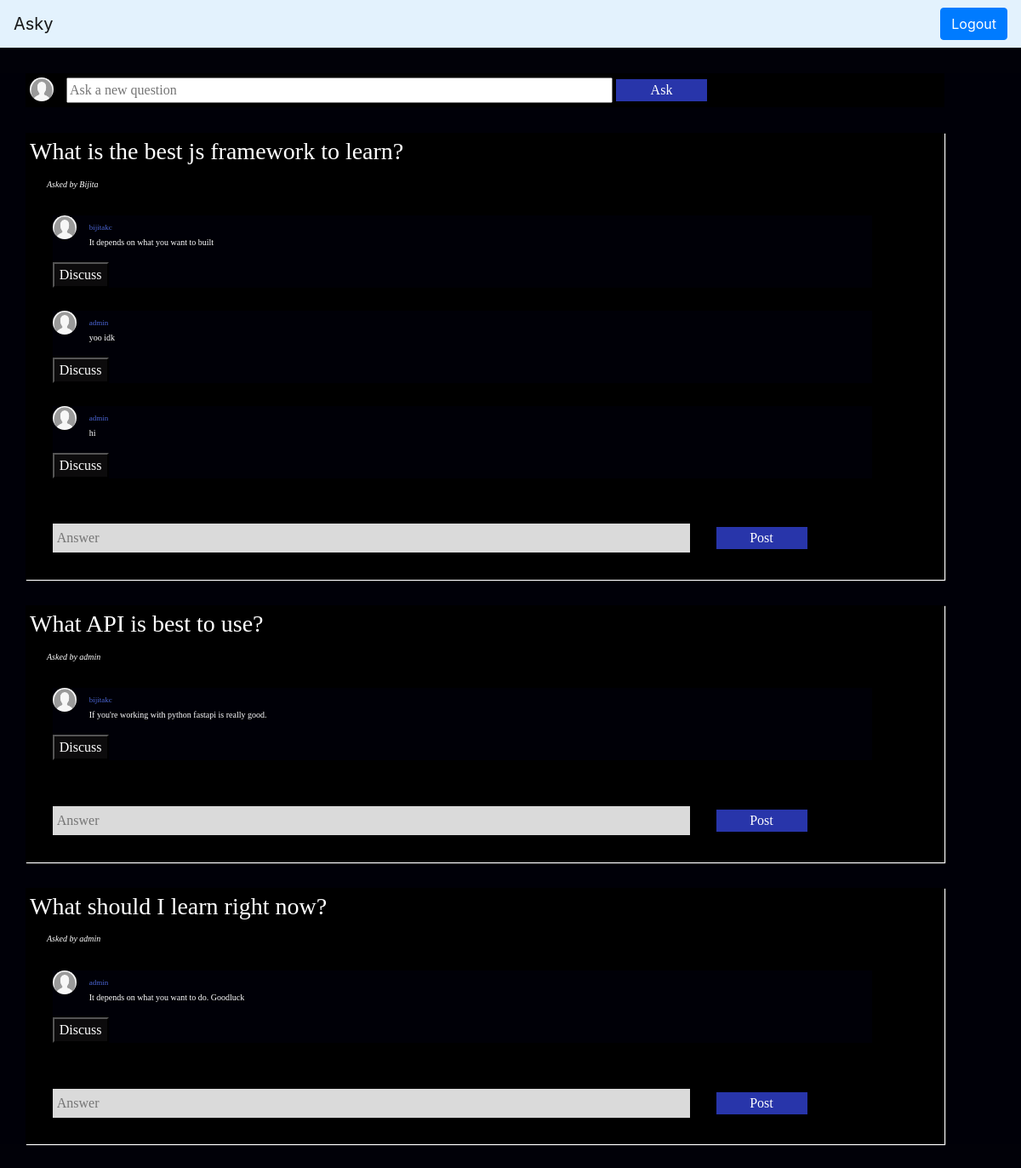
The page /chat/ (signed in) on the database its author committed.
### chat/models.py (models this page shows, shortened)
class Post(models.Model):
    question = models.TextField()
    created_at = models.DateTimeField(auto_now_add = True)
    created_by = models.ForeignKey(User,on_delete=models.CASCADE)

class Answer(models.Model):
    post = models.ForeignKey(Post,on_delete=models.CASCADE)
    answer = models.TextField()
    created_by = models.ForeignKey(User,on_delete=models.CASCADE,null=True)

### user/models.py (models this page shows)
class CustomUser(AbstractUser):
    GENDER_CHOICES=(
        ('M','M'),
        ('F','F'),
        ('O','0')
    )
    gender=models.CharField(max_length=1)
    bio=models.TextField()
    REQUIRED_FIELDS=[]
    def __str__(self):
        return self.username
    class Meta:
        verbose_name="CustomUser"
        verbose_name_plural="CustomUsers"

### chat/views.py (the view)
# urls.py: path('',views.index,name="index"),
def index(request):
    if request.method=="POST":
        try:
            nq = request.POST.get('newqn')
            print(request.user.username)
            ins = Post(question = nq, created_by = request.user)
            ins.save()
        except Exception:
            post=request.POST.get('post')
            username=request.POST.get('username')
            answer=request.POST.get('answer')
            p=Post.objects.get(id=post)
            u=User.objects.get(username=username)
            ins=Answer(post=p,answer=answer,created_by=u)
            ins.save()
        return redirect('chat:index')
    else:
        posts = Post.objects.filter()
        answer = Answer.objects.filter()
        usernames=User.objects.only("username")
        rooms=Room.objects.order_by("created_at")
        available_rooms = Room.objects.filter()
        return render(request,'chat/index.html',{"rooms":rooms,
            "usernames":usernames,"posts":posts,"answers":answer,"available_rooms":available_rooms})

### chat/templates/chat/index.html (shortened to what this page needs)
{% extends 'chat/base.html'%}
{%load static%}
{% block maincontent %}
{% if user.is_authenticated %}
<div class ="askqn">
    <img src="{% static 'chat/img/user.png' %}" style="height: 28px;width: 28px;border-radius:30px; margin-right: 15px;float: left;">
    <form method = "POST">
        <input class="newquestion" placeholder="Ask a new question"  name="newqn">
        <button class ="post" type="submit">Ask</button>
    </form>
</div>
{%endif%}
    {% for q in posts %}
        <div class="wholecard" >
            <h3>{{q.question}}</h3>
            <i style="font-size: 10px;margin-left: 20px;">Asked by {{q.created_by}}</i>
                {% for a in answers %}
                    {% if a.post.id == q.id %}
                    <div class="answercard" >
                        <img src="{% static 'chat/img/user.png' %}" style="height: 28px;width: 28px;border-radius:30px; margin-right: 15px;float: left;">
                        <div class="ansin" >
                            <span style="color:rgb(75, 101, 212);font-size: 9px;">{{a.created_by}}</span>
                            <p style="font-size: 10px;">{{a.answer}}</p></div>
                        <button  style="color: white;background-color: rgba(15, 14, 14, 0.856);"  onclick="roombuild('{{a.id}}')">Discuss</button>
                    </div>
                    {% endif %}
                {% endfor %}
                {%if user.is_authenticated %}
                <form  method="POST">
                        <input class="reply"  placeholder="Answer" name="answer">
                        <button class="post" type="submit" >Post</button>
                </form>
                {%endif%}
        </div>
    {% endfor %}
 {% endblock %}

### chat/static/chat/css/index.css (style rules this page uses)
.askqn { width: 90%; margin:2.5% 2.5% 2.5% 2.5%; border: 4px rgba(247, 247, 247, 0.932); background-color: rgb(0, 0, 0); padding: 5px; }
.newquestion { width: 60%; }
.wholecard { width: 90%; margin:2.5% 2.5% 2.5% 2.5%; border: 4px rgba(1, 1, 8, 0.932); background-color: rgb(0, 0, 0); padding: 5px; color: white; box-shadow: 1px 1px 1px rgb(255, 255, 255); }
.answercard { width: 90%; margin:2.5%; border: 4px; background-color:rgba(1, 1, 8, 0.932); padding: 5px white; color: white; }
.reply { width: 70%; margin-left:2.5%; margin-right:2.5%; margin-top:2.5%; margin-bottom:2.5%; border: 4px; background-color: rgba(255, 255, 255, 0.856); padding: 5px; color: white; }
.post { width: 10%; background-color: rgba(47, 62, 199, 0.856); color: white; border: none; }

### rows shown on the page
Post: question "What is the best js framework to learn?", created_by "Bijita"
Answer: created_by "bijitakc", answer "It depends on what you want to built"
Answer: created_by "admin", answer "yoo idk"
Answer: created_by "admin", answer "hi"
Post: question "What API is best to use?", created_by "admin"
Answer: created_by "bijitakc", answer "If you're working with python fastapi is really good."
Post: question "What should I learn right now?", created_by "admin"
Answer: created_by "admin", answer "It depends on what you want to do. Goodluck"
